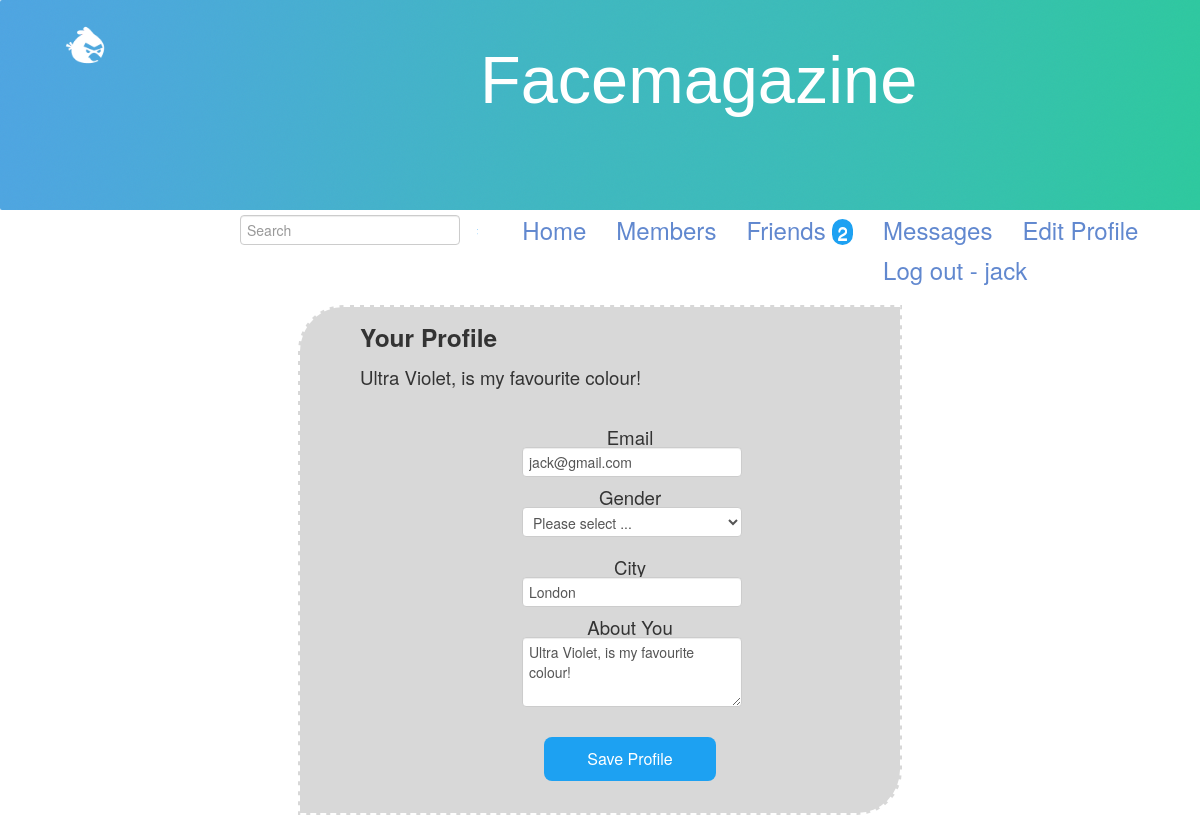
Page /social/profile/ (signed in) on the committed database.
### social/models.py (models this page shows, shortened)
class Profile(models.Model):
    text = models.CharField(max_length=4096)

class Member(models.Model):
    username = models.CharField(max_length=16,primary_key=True)
    password = models.CharField(max_length=16)
    email = models.CharField(max_length=16, null=True)
    date = models.DateTimeField('date created', null=True)
    about = models.CharField(max_length=500, null=True)
    gender = models.CharField(max_length=16, null=True)
    city = models.CharField(max_length=16, null=True)
    profile = models.OneToOneField(Profile, null=True)
    following = models.ManyToManyField("self", symmetrical=False)
    friends= models.ManyToManyField("self", symmetrical=True)

### social/views.py (the view)
    def test(request):
        if 'username' in request.session:
            return f(request)
        else:
            template = loader.get_template('social/not-logged-in.html')
            context = RequestContext(request, {})
            return HttpResponse(template.render(context))

### social/views.py (called while the page is built)
def loggedin(f):
    def test(request):
        if 'username' in request.session:
            return f(request)
        else:
            template = loader.get_template('social/not-logged-in.html')
            context = RequestContext(request, {})
            return HttpResponse(template.render(context))
    return test

### social/templates/social/profile.html (shortened to what this page needs)
{% extends "social/base.html" %}
{% block content %}
<div class='main'>
{% if text %}
<div class='main_container'>
<h3>Your Profile</h3>
{{ text }} <br /><br />
{% endif %}
<form method='POST' action='/social/profile/' id='loginForm' name="loginForm" class='bodyform' onsubmit="return loginValidateForm()">
            <br />
            Email <br />
            <input type="text" name="email" size="50" placeholder="Email:" value="{{ email }}">
            <br>
            Gender <br />
            <p><select name="gender_info" id="gender_info" value="{{ gender }}">
		<option >Please select ...</option>
		</select>
	    </p>
            City <br />
            <input type="text" name="city" size="50" placeholder="City: {{ city }}" value="{{ city }}">
		<br>
		About You <br />
		<textarea name='text' cols='50' rows='3'>{{ about }}</textarea>
		<br /><br />
   		<input type='submit' class="submission" value='Save Profile'>
        </form>
</div>
</div>
{% endblock %}

### social/static/social/styles.css (style rules this page uses)
* { font-family:"Helvetica Neue",Helvetica,Arial,sans-serif; font-size :14pt; }
body { width :100%; background:white; margin: 0; }
html { background:#fff; }
.main { width: 50%; margin: 0 auto; text-align: -webkit-center; text-align: center; background-color: #D8D8D8; border-radius: 46px 0px 45px 0px; -moz-border-radius: 46px 0px 45px 0px; -webkit-border-radius: 46px 0px 45px 0px; border: 2px dashed white; padding-bottom: 1%; }
.main_container { padding-left: 10%; text-align: left; }
input { width: 206px; }
.submission { width: 80% !important; background-color: #1da1f2; color:white; font-size: 16px; font-weight: normal; padding: 12px 16px; border:1px; border-radius: 8px; }
.bodyform { width:40%; padding-left: 30%; text-align: center; }

### rows in the picture
Profile: text "Ultra Violet, is my favourite colour!"
Member: email "jack@gmail.com", city "London", text "Ultra Violet, is my favourite colour!"

### other values in the picture
{{ appname }} "Facemagazine"
{{ newRequests }} "2"
{{ username }} "jack"
